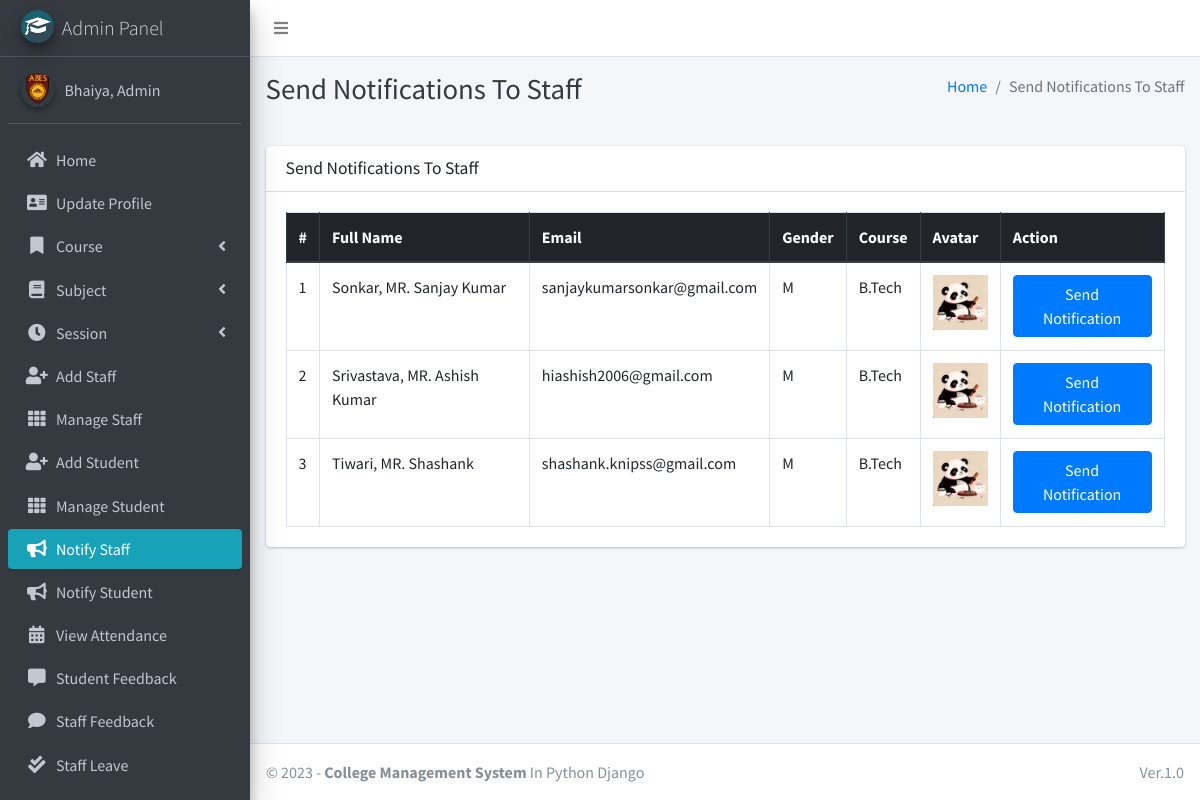
The page /admin_notify_staff (signed in) on the database its author committed.
### main_app/models.py (models this page shows, shortened)
class CustomUser(AbstractUser):
    USER_TYPE = ((1, "HOD"), (2, "Staff"), (3, "Student"))
    GENDER = [("M", "Male"), ("F", "Female")]
    username = None  # Removed username, using email instead
    email = models.EmailField(unique=True)
    user_type = models.CharField(default=1, choices=USER_TYPE, max_length=1)
    gender = models.CharField(max_length=1, choices=GENDER)
    profile_pic = models.ImageField()
    address = models.TextField()
    fcm_token = models.TextField(default="")  # For firebase notifications
    created_at = models.DateTimeField(auto_now_add=True)
    updated_at = models.DateTimeField(auto_now=True)
    USERNAME_FIELD = "email"
    REQUIRED_FIELDS = []
    objects = CustomUserManager()
    def __str__(self):
        return self.last_name + ", " + self.first_name

class Staff(models.Model):
    course = models.ForeignKey(Course, on_delete=models.DO_NOTHING, null=True, blank=False)
    admin = models.OneToOneField(CustomUser, on_delete=models.CASCADE)

class Course(models.Model):
    name = models.CharField(max_length=120)
    created_at = models.DateTimeField(auto_now_add=True)
    updated_at = models.DateTimeField(auto_now=True)

### main_app/hod_views.py (the view)
# urls.py: path("admin_notify_staff", hod_views.admin_notify_staff,
def admin_notify_staff(request):
    staff = CustomUser.objects.filter(user_type=2)
    context = {
        'page_title': "Send Notifications To Staff",
        'allStaff': staff
    }
    return render(request, "hod_template/staff_notification.html", context)

### main_app/templates/hod_template/staff_notification.html (shortened to what this page needs)
{% extends 'main_app/base.html' %}
{% load static %}
{% block page_title %}{{page_title}}{% endblock page_title %}
{% block content %}
<section class="content">
    <div class="container-fluid">
        <div class="row">
            <div class="col-md-12">
                <div class="card">
                    <div class="card-header">
                        <h3 class="card-title">{{page_title}}</h3>
                    </div>
                    <div class="card-body">
                        <table id="example2" class="table table-bordered table-hover">
                            <thead class="thead-dark">
                                <tr>
                                    <th>#</th>
                                    <th>Full Name</th>
                                    <th>Email</th>
                                    <th>Gender</th>
                                    <th>Course</th>
                                    <th>Avatar</th>
                                    <th>Action</th>
                                </tr>
                            </thead>
                            <tbody>
                                {% for staff in allStaff %}
                                <tr>
                                    <td>{{ forloop.counter }}</td>
                                    <td>{{staff.last_name}}, {{staff.first_name}}</td>
                                    <td>{{staff.email}}</td>
                                    <td>{{staff.gender}}</td>
                                    <td>{{staff.staff.course.name}}</td>
                                    <td>
                                        {% if staff.profile_pic == ""  %}
                                        No Image
                                        {% else %}
                                        <img class="img img-fluid mb-2" height="56" width="56"
                                            src="{{staff.profile_pic}}" alt="">
                                        {% endif %}
                                    </td>
                                    <td><button data-toggle = "modal" data-target = "#myModal"class="btn btn-primary show_notification" value="{{staff.id}}" data-email="{{staff.email}}">Send Notification</button>
                                    </td>
                                </tr>
                                {% endfor %}
                            </tbody>
                        </table>
                    </div>
                </div>
            </div>
        </div>
    </div>
</section>
{% endblock content %}

### main_app/templates/main_app/sidebar_template.html (shortened to what this page needs)
{% load static %}
<aside class="main-sidebar sidebar-dark-info elevation-4">
    {% if request.user.user_type == '1' %}
    <a href="{% url 'admin_home' %}" class="brand-link">
        <img src="{% static 'dist/img/cmsl.png' %} " alt="AdminLTE Logo"
            class="brand-image img-circle elevation-3" >
        <span class="brand-text font-weight-light">Admin Panel</span>
    </a>
    <div class="sidebar">
        <div class="user-panel mt-3 pb-3 mb-3 d-flex">
            <div class="image">
                <img src="{{ request.user.profile_pic}}" class="img-circle elevation-2" alt="User Image">
            </div>
            <div class="info">
                <a href="#" class="d-block">{{user}}</a>
            </div>
        </div>
        <nav class="mt-2">
            <ul class="nav nav-pills nav-sidebar flex-column" data-widget="treeview" role="menu" data-accordion="false">
                <li class="nav-item">
                    {% url 'admin_home' as admin_home %}
                    <a href="{{admin_home}}" class="nav-link {% if admin_home == request.path %} active {% endif %}">
                        <i class="nav-icon fas fa-home"></i>
                        <p>
                            Home
                        </p>
                    </a>
                </li>
                <li class="nav-item">
                    {% url 'admin_view_profile' as admin_view_profile %}
                    <a href="{{admin_view_profile}}"
                        class="nav-link {% if admin_view_profile == request.path %} active {% endif %}">
                        <i class="nav-icon fas fa-address-card"></i>
                        <p>
                            Update Profile
                        </p>
                    </a>
                </li>
                <li class="nav-item has-treeview">
                    <a href="#" class="nav-link">
                        <i class="nav-icon fas fa-bookmark"></i>
                        <p>
                            Course
                            <i class="fas fa-angle-left right"></i>
                        </p>
                    </a>
                </li>
                <li class="nav-item has-treeview">
                    <a href="#" class="nav-link">
                        <i class="nav-icon fas fa-book"></i>
                        <p>
                            Subject
                            <i class="fas fa-angle-left right"></i>
                        </p>
                    </a>
                </li>
                <li class="nav-item has-treeview">
                    <a href="#" class="nav-link">
                        <i class="nav-icon fas fa-clock"></i>
                        <p>
                            Session
                            <i class="fas fa-angle-left right"></i>
                        </p>
                    </a>
                </li>
                <li class="nav-item">
                    {% url 'add_staff' as add_staff %}
                    <a href="{{add_staff}}" class="nav-link {% if add_staff == request.path %} active {% endif %}">
                        <i class="nav-icon fas fa-user-plus"></i>
                        <p>
                            Add Staff
                        </p>
                    </a>
                </li>
                <li class="nav-item">
                    {% url 'manage_staff' as manage_staff %}
                    {% url 'edit_staff' staff_id as edit_staff %}
                    <a href="{{manage_staff}}"
                        class="nav-link {% if manage_staff == request.path or request.path == edit_staff %} active {% endif %}">
                        <i class="nav-icon fas fa-th"></i>
                        <p>
                            Manage Staff
                        </p>
                    </a>
                </li>
                <li class="nav-item">
                    {% url 'add_student' as add_student%}
                    <a href="{{add_student}}" class="nav-link  {% if add_student == request.path %} active {% endif %}">
                        <i class="nav-icon fas fa-user-plus"></i>
                        <p>
                            Add Student
                        </p>
                    </a>
                </li>
                <li class="nav-item">
                    {% url 'manage_student' as manage_student %}
                    {% url 'edit_student' student_id as edit_student %}
                    <a href="{{manage_student}}"
                        class="nav-link  {% if edit_student == request.path or manage_student == request.path %} active {% endif %}">
                        <i class="nav-icon fas fa-th"></i>
                        <p>
                            Manage Student
                        </p>
                    </a>
                </li>
                <li class="nav-item">
                    {% url 'admin_notify_staff' as admin_notify_staff %}
                    <a href="{{admin_notify_staff}}"
                        class="nav-link {% if admin_notify_staff == request.path %} active {% endif %}">
                        <i class="nav-icon fas fa-bullhorn"></i>
                        <p>
                            Notify Staff
                        </p>
                    </a>
                </li>
                <li class="nav-item">
                    {% url 'admin_notify_student' as admin_notify_student %}
                    <a href="{{admin_notify_student}}"
                        class="nav-link {% if admin_notify_student == request.path %} active {% endif %}">
                        <i class="nav-icon fas fa-bullhorn"></i>
                        <p>
                            Notify Student
                        </p>
                    </a>
                </li>
                <li class="nav-item">
                    {% url 'admin_view_attendance' as admin_view_attendance %}
                <li class="nav-item">
                    <a href="{{admin_view_attendance}}"
                        class="nav-link  {% if admin_view_attendance == request.path %} active {% endif %}">
                        <i class="nav-icon fas fa-calendar-alt"></i>
                        <p>
                            View Attendance
                        </p>
                    </a>
                </li>
                <li class="nav-item">
                    {% url 'student_feedback_message' as student_feedback_message %}
                    <a href="{{ student_feedback_message }}"
                        class="nav-link  {% if student_feedback_message == request.path %} active {% endif %}">
                        <i class="nav-icon fas fa-comment-alt"></i>
                        <p>
                            Student Feedback
                        </p>
                    </a>
                </li>
                <li class="nav-item">
                    {% url 'staff_feedback_message' as staff_feedback_message %}
                    <a href="{{staff_feedback_message}}"
                        class="nav-link   {% if staff_feedback_message == request.path %} active {% endif %}">
                        <i class="nav-icon fas fa-comment"></i>
                        <p>
                            Staff Feedback
                        </p>
                    </a>
                </li>
                <li class="nav-item">
                    {% url 'view_staff_leave' as view_staff_leave %}
                    <a href="{{view_staff_leave}}"
                        class="nav-link  {% if view_staff_leave == request.path %} active {% endif %}">
                        <i class="nav-icon fas fa-check-double"></i>
                        <p>
                            Staff Leave
                        </p>
                    </a>
                </li>
                <li class="nav-item">
                    {% url 'view_student_leave' as view_student_leave %}
                    <a href="{% url 'view_student_leave' %}"
                        class="nav-link  {% if view_student_leave == request.path %} active {% endif %}">
                    </a>
                </li>
                                        {% endif %}
                                    </ul>
                                </nav>
                            </div>
</aside>

### rows shown on the page
CustomUser: user.profile_pic (picture), last_name+first_name "Bhaiya, Admin"
CustomUser: last_name "Sonkar", first_name "MR. Sanjay Kumar", email "sanjaykumarsonkar@gmail.com", gender "M", staff.course.name "B.Tech", profile_pic (picture)
CustomUser: last_name "Srivastava", first_name "MR. Ashish Kumar", email "hiashish2006@gmail.com", gender "M", staff.course.name "B.Tech", profile_pic (picture)
CustomUser: last_name "Tiwari", first_name "MR. Shashank", email "shashank.knipss@gmail.com", gender "M", staff.course.name "B.Tech", profile_pic (picture)

### other values the page prints
{{ page_title }} "Send Notifications To Staff"
